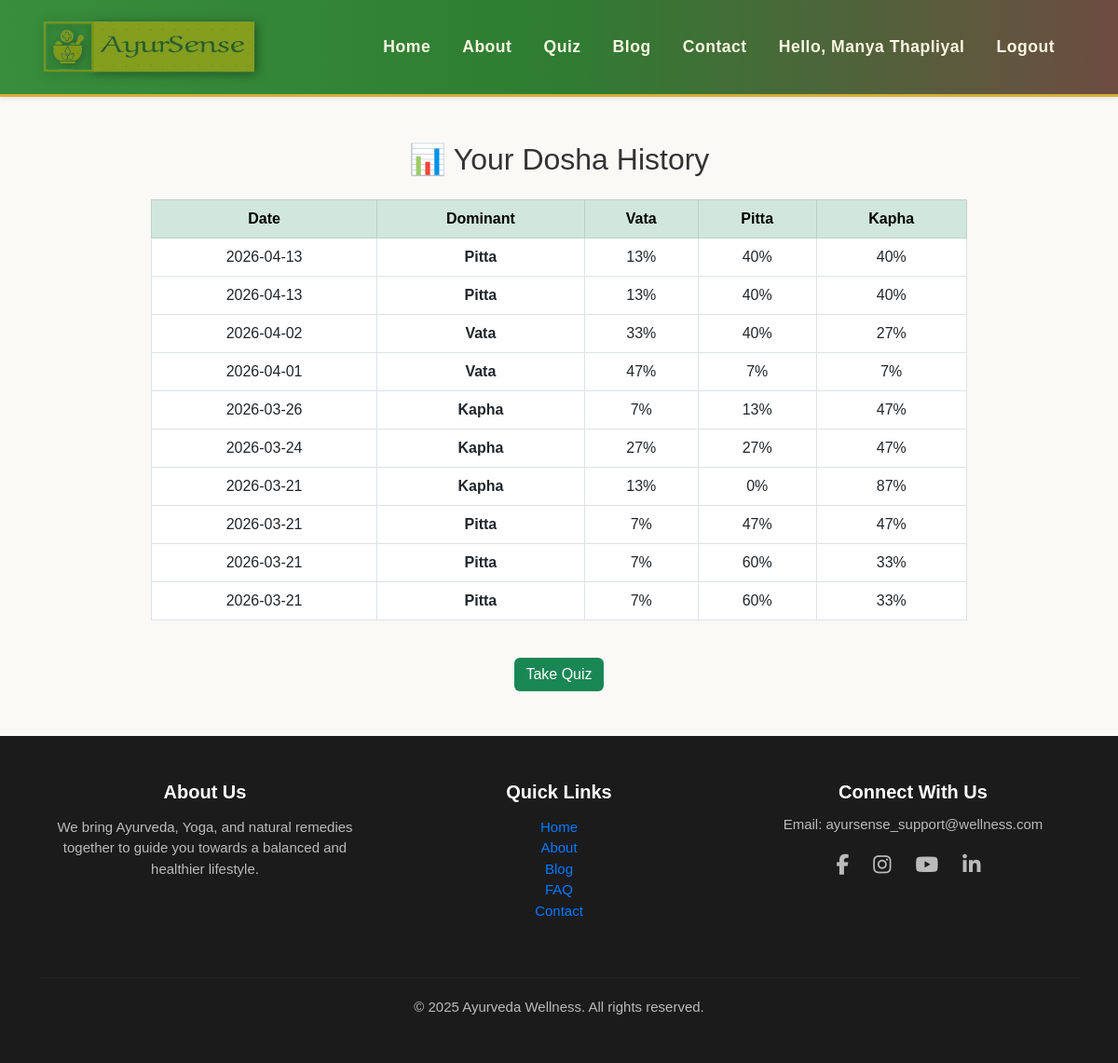
Screenshot of /history (signed in) with the database file from the repository.
### tables this page shows
CREATE TABLE users (
        id INTEGER PRIMARY KEY AUTOINCREMENT,
        name TEXT,
        email TEXT UNIQUE,
        password TEXT
    );

CREATE TABLE history (
    id INTEGER PRIMARY KEY AUTOINCREMENT,
    user_id INTEGER,
    vata INTEGER,
    pitta INTEGER,
    kapha INTEGER,
    dominant TEXT,
    date TEXT
);

### app.py (the view)
@app.route("/history")
def history():
    if 'user' not in session:
        return render_template("please_login.html"), 401
    user_id = get_user_id(session['user'])
    conn = sqlite3.connect(DB_NAME)
    cursor = conn.cursor()
    cursor.execute("""
    SELECT vata, pitta, kapha, dominant, date
    FROM history
    WHERE user_id = ?
    ORDER BY date DESC
    """, (user_id,))
    data = cursor.fetchall()
    conn.close()
    return render_template("history.html", data=data)

### app.py (called while the page is built, shortened)
def get_user_id(username):
    conn = sqlite3.connect(DB_NAME)
    cursor = conn.cursor()
    cursor.execute("SELECT id FROM users WHERE name = ?", (username,))
    row = cursor.fetchone()
    conn.close()
    return row[0] if row else None

@app.before_request
def load_user_from_token():
    g.user = session.get('user')
    if g.user:
        return

### templates/history.html
{% extends "base.html" %}
{% block content %}
<div class="container py-5" style="max-width:900px;">
  <h2 class="text-center mb-4">📊 Your Dosha History</h2>
  {% if data %}
  <div class="table-responsive">
    <table class="table table-bordered text-center align-middle">
      <thead class="table-success">
        <tr>
          <th>Date</th>
          <th>Dominant</th>
          <th>Vata</th>
          <th>Pitta</th>
          <th>Kapha</th>
        </tr>
      </thead>
      <tbody>
        {% for row in data %}
        <tr>
          <td>{{ row[4][:10] }}</td>
          <td><b>{{ row[3] }}</b></td>
          <td>{{ row[0] }}%</td>
          <td>{{ row[1] }}%</td>
          <td>{{ row[2] }}%</td>
        </tr>
        {% endfor %}
      </tbody>
    </table>
  </div>
  {% else %}
    <p class="text-center text-muted">No history yet. Take quiz first.</p>
  {% endif %}
  <div class="text-center mt-4">
    <a href="{{ url_for('quiz') }}" class="btn btn-success">Take Quiz</a>
  </div>
</div>
{% endblock %}

### templates/base.html (shortened to what this page needs)
<!DOCTYPE html>
<html lang="en">
<head>
  <link href="https://cdn.jsdelivr.net/npm/bootstrap@5.3.0/dist/css/bootstrap.min.css" rel="stylesheet"/>
  <link rel="stylesheet" href="{{ url_for('static', filename='css/style.css') }}"/>
  <link rel="stylesheet" href="{{ url_for('static', filename='css/style1.css') }}"/>
  <link rel="stylesheet" href="{{ url_for('static', filename='css/result.css') }}"/>
  <link rel="stylesheet" href="https://cdnjs.cloudflare.com/ajax/libs/font-awesome/6.6.0/css/all.min.css"/>
</head>
<body class="d-flex flex-column min-vh-100">
  <nav class="navbar navbar-expand-lg navbar-light bg-white shadow-sm">
    <div class="container">
      <a class="navbar-brand" href="{{ url_for('index') }}">
        <img src="{{ url_for('static', filename='images/logo.png') }}" alt="AyurSense Logo"/>
      </a>
      <div class="collapse navbar-collapse" id="navbarNav">
        <ul class="navbar-nav ms-auto">
          <li class="nav-item"><a class="nav-link" href="{{ url_for('index') }}">Home</a></li>
          <li class="nav-item"><a class="nav-link" href="{{ url_for('about') }}">About</a></li>
          <li class="nav-item"><a class="nav-link" href="{{ url_for('quiz') }}">Quiz</a></li>
          <li class="nav-item"><a class="nav-link" href="{{ url_for('blog') }}">Blog</a></li>
          <li class="nav-item"><a class="nav-link" href="{{ url_for('contact') }}">Contact</a></li>
          {% if session.get('user') %}
            <li class="nav-item"><span class="nav-link text-success">Hello, {{ session.get('user') }}</span></li>
            <li class="nav-item"><a class="nav-link" href="{{ url_for('logout') }}">Logout</a></li>
          {% else %}
            <li class="nav-item"><a class="nav-link" href="{{ url_for('login') }}">Login</a></li>
            <li class="nav-item"><a class="nav-link" href="{{ url_for('register') }}">Register</a></li>
          {% endif %}
        </ul>
      </div>
    </div>
  </nav>
<div id="flash-stack" class="toast-container position-fixed top-0 end-0 p-3" style="z-index:1080; margin-top:70px;">
</div>
  <main class="flex-fill">
    {% block content %}{% endblock %}
  </main>
  <footer class="site-footer py-5 mt-auto">
    <div class="container">
      <div class="row">
        <div class="col-md-4 mb-4">
          <h5>About Us</h5>
          <p>We bring Ayurveda, Yoga, and natural remedies together to guide you towards a balanced and healthier lifestyle.</p>
        </div>
        <div class="col-md-4 mb-4">
          <h5>Quick Links</h5>
          <ul class="footer-links list-unstyled">
            <li><a href="{{ url_for('index') }}">Home</a></li>
            <li><a href="{{ url_for('about') }}">About</a></li>
            <li><a href="{{ url_for('blog') }}">Blog</a></li>
            <li><a href="#">FAQ</a></li>
            <li><a href="{{ url_for('contact') }}">Contact</a></li>
          </ul>
        </div>
        <div class="col-md-4 mb-4">
          <h5>Connect With Us</h5>
          <p>Email: ayursense_support@wellness.com</p>
          <div class="social-icons d-flex gap-3">
            <a href="#"><i class="fab fa-facebook-f"></i></a>
            <a href="#"><i class="fab fa-instagram"></i></a>
            <a href="#"><i class="fab fa-youtube"></i></a>
            <a href="#"><i class="fab fa-linkedin-in"></i></a>
          </div>
        </div>
      </div>
      <hr />
      <div class="text-center">
        <p class="mb-0">&copy; 2025 Ayurveda Wellness. All rights reserved.</p>
      </div>
    </div>
  </footer>
</body>
</html>

### static/css/style.css (style rules this page uses)
body { font-family: 'Poppins', sans-serif; background-color: #FAF9F6; color: #333; }
.navbar { background: linear-gradient(90deg, #388e3c, #2e7d32, #6d4c41); border-bottom: 3px solid #d4af37; box-shadow: 0 4px 12px rgba(0,0,0,0.2); padding: 0.8rem 1.5rem; margin-bottom: 0 !important; }
.navbar-brand img { height: 65px; filter: drop-shadow(2px 2px 6px rgba(0,0,0,0.4)); }
.navbar .nav-link { color: #fdf6e3 !important; font-weight: 600; font-size: 1.1rem; margin-right: 18px; letter-spacing: 0.5px; transition: all 0.3s ease; }
footer { background: #E6F4EA; text-align: center; padding: 15px; font-size: 0.9rem; color: #33691E; margin-top: 40px; }
.site-footer { background: #1b1b1b; color: #ddd; font-size: 15px; }
.site-footer h5 { color: #fff; font-weight: 600; margin-bottom: 15px; }
.site-footer p { color: #bbb; }
.footer-links a { color: #007bff; text-decoration: none; transition: color 0.3s ease; }
.social-icons a { font-size: 20px; margin-right: 10px; transition: color 0.3s; color: #555; }
.site-footer hr { border-top: 1px solid #333; margin: 20px 0; }
.site-footer .col-md-4.mb-4:last-child { text-align: center; }
.site-footer .col-md-4.mb-4:last-child h5 { margin-bottom: 12px; }
.site-footer .social-icons { display: flex; justify-content: center; align-items: center; gap: 15px; margin-top: 10px; }
.site-footer .social-icons a { color: #bbb; font-size: 22px; transition: all 0.3s ease; }

### static/css/style1.css (style rules this page uses)
.btn-success { background-color: #198754; border: none; transition: all 0.3s ease; }

### static/css/result.css (style rules this page uses)
:root { --leaf: #1f8a5b; --leaf2: #2fbf71; --ring: #e2efe7; --soft: #f6fbf8; --muted: #6c7a73; }

### rows the page displays
users: get "Manya Thapliyal"
history: date "2026-04-13", dominant "Pitta", vata "13", pitta "40", kapha "40"
history: date "2026-04-13", dominant "Pitta", vata "13", pitta "40", kapha "40"
history: date "2026-04-02", dominant "Vata", vata "33", pitta "40", kapha "27"
history: date "2026-04-01", dominant "Vata", vata "47", pitta "7", kapha "7"
history: date "2026-03-26", dominant "Kapha", vata "7", pitta "13", kapha "47"
history: date "2026-03-24", dominant "Kapha", vata "27", pitta "27", kapha "47"
history: date "2026-03-21", dominant "Kapha", vata "13", pitta "0", kapha "87"
history: date "2026-03-21", dominant "Pitta", vata "7", pitta "47", kapha "47"
history: date "2026-03-21", dominant "Pitta", vata "7", pitta "60", kapha "33"
history: date "2026-03-21", dominant "Pitta", vata "7", pitta "60", kapha "33"
